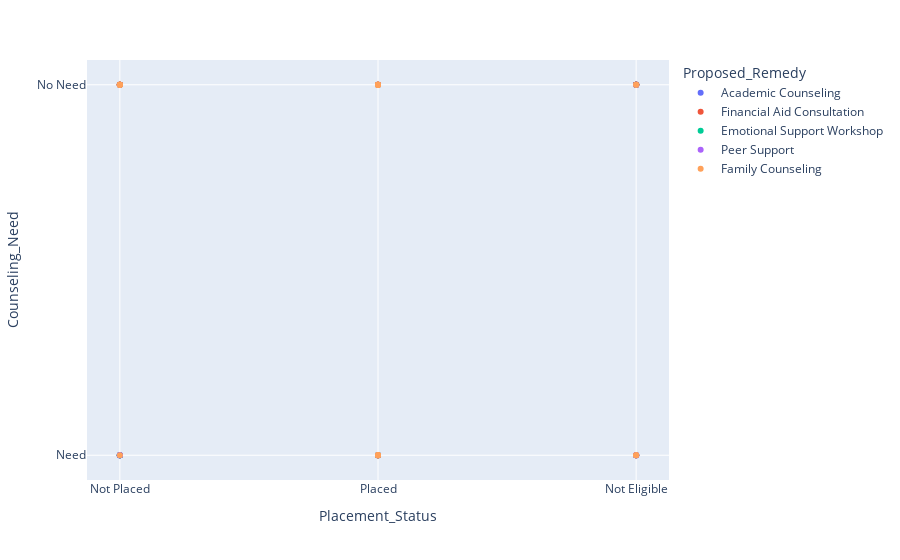

Notebook code cell kept with this figure:
### Code cell
fig=px.scatter(DF_model1,x='Placement_Status',y='Counseling_Need',color='Proposed_Remedy')
fig.update_layout(title='',title_x=0.5,)
fig.show()

### Figure 1 — Plotly figure (JSON) as saved in the notebook; plotly's stock layout.template omitted (floating-point values rounded to 4 significant figures)
{"data": [{"hovertemplate": "Proposed_Remedy=Academic Counseling<br>Placement_Status=%{x}<br>Counseling_Need=%{y}<extra></extra>", "legendgroup": "Academic Counseling", "marker": {"color": "#636efa", "symbol": "circle"}, "mode": "markers", "name": "Academic Counseling", "orientation": "v", "showlegend": true, "type": "scatter", "x": ["Not Placed", "Placed", "Placed", "Not Eligible", "Placed", "Not Placed", "Not Eligible", "Not Placed", "Not Placed", "Not Placed", "Placed", "Not Eligible", "Not Eligible", "Placed"], "xaxis": "x", "y": ["Need", "No Need", "Need", "No Need", "Need", "Need", "No Need", "No Need", "Need", "Need", "Need", "Need", "No Need", "Need"], "yaxis": "y"}, {"hovertemplate": "Proposed_Remedy=Financial Aid Consultation<br>Placement_Status=%{x}<br>Counseling_Need=%{y}<extra></extra>", "legendgroup": "Financial Aid Consultation", "marker": {"color": "#EF553B", "symbol": "circle"}, "mode": "markers", "name": "Financial Aid Consultation", "orientation": "v", "showlegend": true, "type": "scatter", "x": ["Not Eligible", "Not Placed", "Not Placed", "Placed", "Not Eligible", "Not Eligible", "Placed", "Placed", "Not Placed", "Not Placed", "Not Eligible", "Not Placed", "Not Eligible", "Not Eligible", "Not Eligible", "Not Placed", "Placed", "Not Eligible", "Not Eligible", "Placed", "Not Placed", "Not Placed", "Not Eligible", "Not Placed", "Placed", "Not Eligible"], "xaxis": "x", "y": ["No Need", "Need", "Need", "Need", "No Need", "No Need", "Need", "No Need", "No Need", "No Need", "No Need", "No Need", "No Need", "No Need", "No Need", "No Need", "No Need", "No Need", "Need", "Need", "No Need", "No Need", "No Need", "No Need", "Need", "No Need"], "yaxis": "y"}, {"hovertemplate": "Proposed_Remedy=Emotional Support Workshop<br>Placement_Status=%{x}<br>Counseling_Need=%{y}<extra></extra>", "legendgroup": "Emotional Support Workshop", "marker": {"color": "#00cc96", "symbol": "circle"}, "mode": "markers", "name": "Emotional Support Workshop", "orientation": "v", "showlegend": true, "type": "scatter", "x": ["Not Eligible", "Placed", "Not Placed", "Placed", "Not Eligible", "Placed", "Placed", "Placed", "Not Placed", "Placed", "Not Eligible", "Not Placed", "Not Placed", "Placed", "Placed", "Not Eligible", "Not Eligible", "Not Placed"], "xaxis": "x", "y": ["No Need", "No Need", "Need", "Need", "No Need", "No Need", "Need", "Need", "Need", "No Need", "Need", "Need", "No Need", "Need", "Need", "Need", "Need", "Need"], "yaxis": "y"}, {"hovertemplate": "Proposed_Remedy=Peer Support<br>Placement_Status=%{x}<br>Counseling_Need=%{y}<extra></extra>", "legendgroup": "Peer Support", "marker": {"color": "#ab63fa", "symbol": "circle"}, "mode": "markers", "name": "Peer Support", "orientation": "v", "showlegend": true, "type": "scatter", "x": ["Not Eligible", "Placed", "Placed", "Placed", "Not Eligible", "Placed", "Not Placed", "Not Eligible", "Not Placed", "Placed", "Not Eligible", "Not Eligible", "Not Eligible", "Placed", "Not Placed", "Not Placed", "Not Eligible", "Placed"], "xaxis": "x", "y": ["Need", "No Need", "No Need", "No Need", "No Need", "Need", "Need", "Need", "Need", "Need", "Need", "No Need", "Need", "No Need", "Need", "No Need", "Need", "Need"], "yaxis": "y"}, {"hovertemplate": "Proposed_Remedy=Family Counseling<br>Placement_Status=%{x}<br>Counseling_Need=%{y}<extra></extra>", "legendgroup": "Family Counseling", "marker": {"color": "#FFA15A", "symbol": "circle"}, "mode": "markers", "name": "Family Counseling", "orientation": "v", "showlegend": true, "type": "scatter", "x": ["Not Placed", "Not Placed", "Placed", "Placed", "Placed", "Placed", "Not Eligible", "Placed", "Placed", "Not Placed", "Placed", "Placed", "Not Eligible", "Placed", "Placed", "Placed", "Not Placed", "Placed", "Not Eligible", "Not Placed", "Not Eligible", "Placed", "Not Eligible", "Placed"], "xaxis": "x", "y": ["Need", "No Need", "Need", "Need", "Need", "Need", "Need", "No Need", "No Need", "No Need", "No Need", "No Need", "Need", "Need", "No Need", "No Need", "No Need", "Need", "No Need", "No Need", "No Need", "No Need", "Need", "No Need"], "yaxis": "y"}], "layout": {"autosize": true, "legend": {"title": {"text": "Proposed_Remedy"}, "tracegroupgap": 0}, "margin": {"t": 60}, "title": {"text": "", "x": 0.5}, "xaxis": {"anchor": "y", "autorange": true, "domain": [0, 1], "range": [-0.1513, 2.151], "title": {"text": "Placement_Status"}, "type": "category"}, "yaxis": {"anchor": "x", "autorange": true, "domain": [0, 1], "range": [-0.07743, 1.077], "title": {"text": "Counseling_Need"}, "type": "category"}}}
